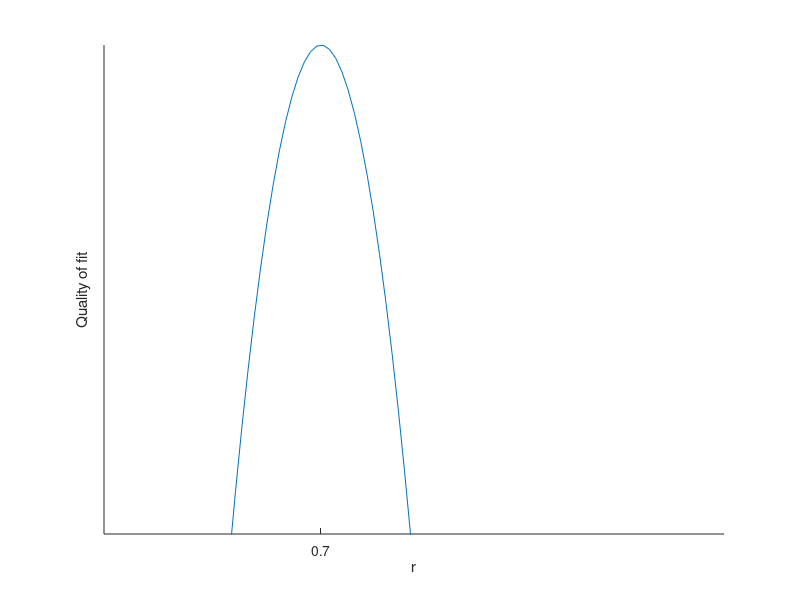

Reproduce this figure in MATLAB.
figure('Color','w');
x=linspace(0,2,100);
plot(x,-30*(x-0.7).^2);
xlabel('r');
ylabel('Quality of fit');
xlim([0,2]);
ylim([-2.5,0]);
yticks([]);
xticks([0.7]);
box off;